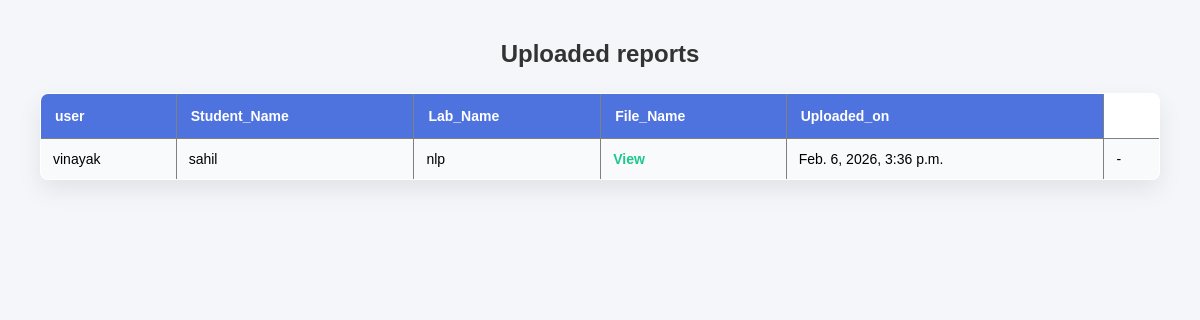
The page /reports/ on the database its author committed.
### reports/models.py (models this page shows)
class StudentData(models.Model):
    user=models.ForeignKey(User,on_delete=models.CASCADE)
    student_name=models.CharField(max_length=20)
    lab_name=models.CharField(max_length=100)
    lab_file=models.FileField(upload_to='lab_reports/')
    uploaded_at=models.DateTimeField(auto_now_add=True)

### reports/views.py (the view)
# urls.py: path('reports/',report_list,name='report_list'),
def report_list(request):
    reports = StudentData.objects.all().order_by('-uploaded_at')
    return render(request,'reports/report_list.html',
         {"reports":reports
          })

### templates/reports/report_list.html (shortened to what this page needs)
<!DOCTYPE html>
{% load static %}
<html lang="en">
<head>
    <link rel="stylesheet" href="{% static 'reports/reportlist.css'%}">
</head>
<body>
        <h2>Uploaded reports</h2>
        <table border="1" cellpadding="8">
            <tr>
                <th>user</th>
                <th>Student_Name</th>
                <th>Lab_Name</th>
                <th>File_Name</th>
                <th>Uploaded_on</th>
            </tr>
            {% for report in reports %}
            <tr>
                <td>{{report.user.username}}</td>
                <td>{{report.student_name}}</td>
                <td>{{report.lab_name}}</td>
                <td>
                    <a href="{{report.lab_file.url}}" target="_blank">View</a>
                </td>
                <td>{{report.uploaded_at}}</td>
                <td>{%if report.user == request.user%}
                    <a href="{% url 'delete' report.id%}"
                    onclick="return confirm('delete this report ?');">
                delete</a>
              {% else %}
        -
              {% endif %}
            </td>
            </tr>
            {% empty %}
            <tr>
                <td>"no reports uploaded yet"</td>
            </tr>
            {% endfor %}
        </table>
</body>
</html>

### reports/static/reports/reportlist.css (style rules this page uses)
* { margin: 0; padding: 0; box-sizing: border-box; font-family: Arial, Helvetica, sans-serif; }
body { background: #f4f6f9; padding: 40px; }
h2 { text-align: center; margin-bottom: 25px; color: #333; }
table { width: 100%; border-collapse: collapse; background: white; box-shadow: 0 10px 25px rgba(0, 0, 0, 0.08); border-radius: 8px; overflow: hidden; }
th { background-color: #4e73df; color: white; padding: 14px; text-align: left; font-size: 14px; }
td { padding: 12px; border-bottom: 1px solid #eee; font-size: 14px; }
tr:nth-child(even) { background-color: #f9fafc; }
a { text-decoration: none; font-weight: bold; }
a[target="_blank"] { color: #1cc88a; }

### rows shown on the page
StudentData: user.username "vinayak", student_name "sahil", lab_name "nlp", uploaded_at "Feb. 6, 2026, 3:36 p.m."
